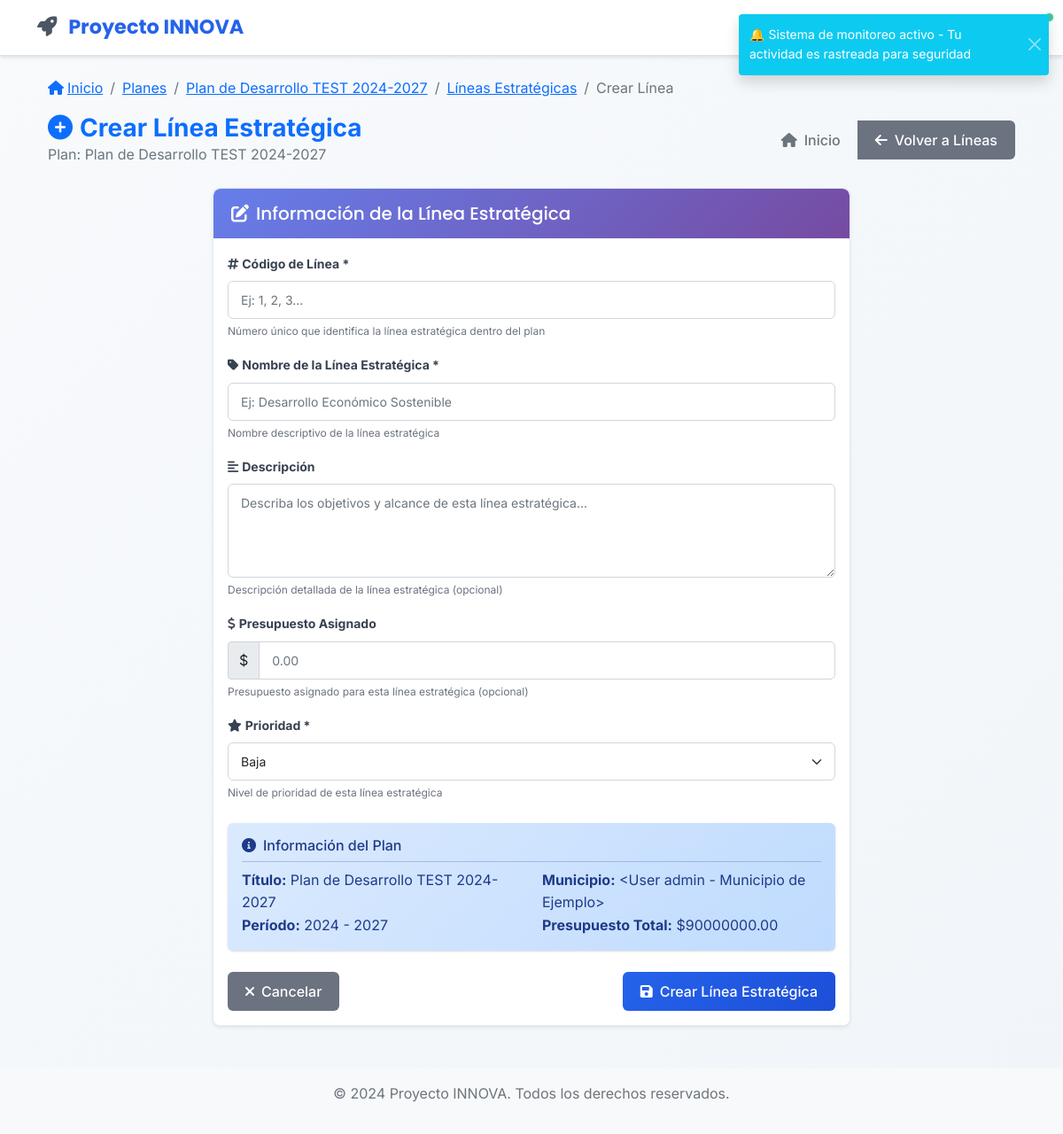
/planes/1/lineas/crear (signed in), run on an earlier commit of the app's database.
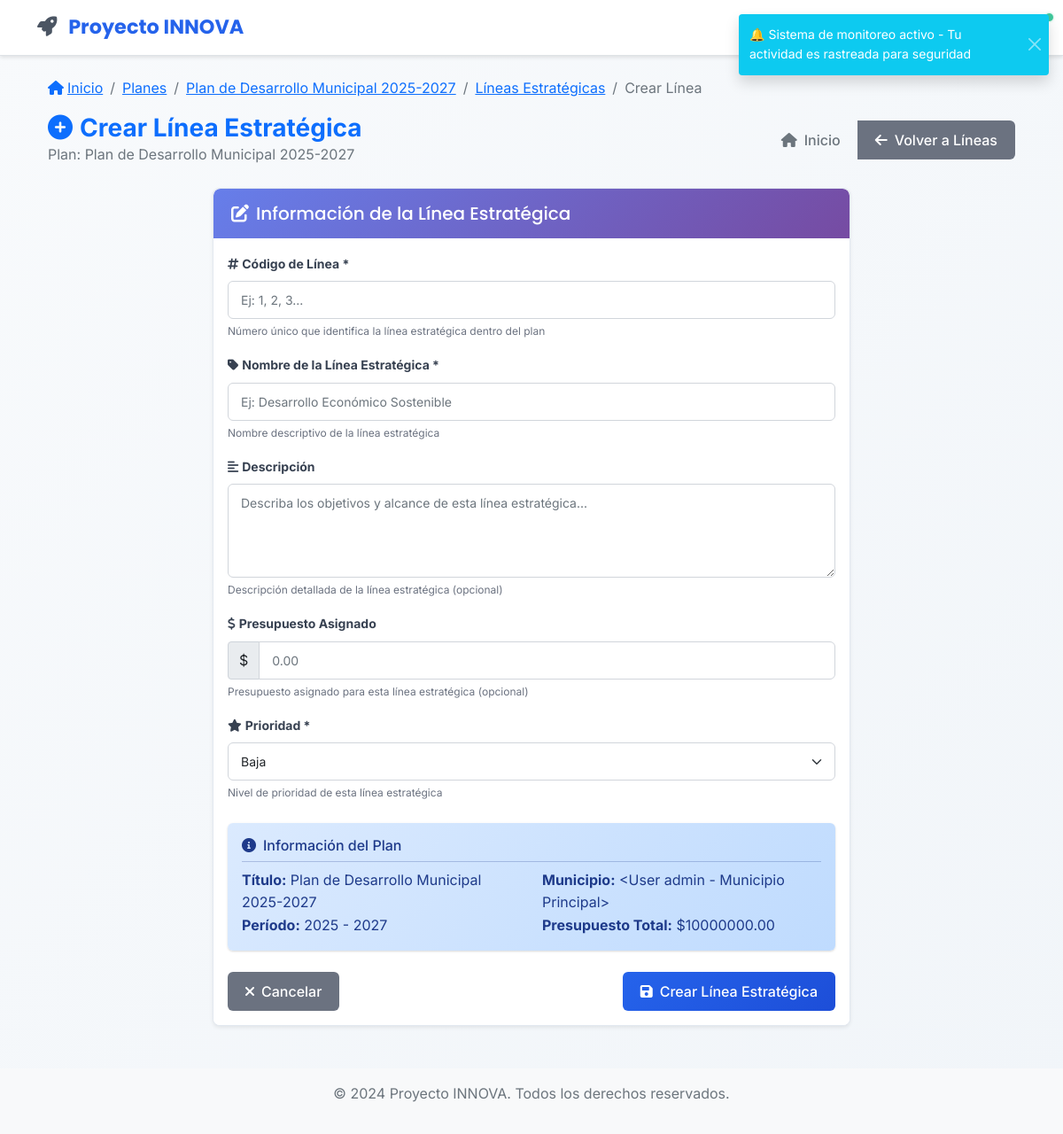
And on a later commit of the database.
### app/models/plan_desarrollo.py (models this page shows, shortened)
class PlanDesarrollo(db.Model):
    __tablename__ = 'planes_desarrollo'
    id = db.Column(db.Integer, primary_key=True)
    titulo = db.Column(db.String(200), nullable=False)
    descripcion = db.Column(db.Text)
    anio_inicio = db.Column(db.Integer, nullable=False)
    anio_fin = db.Column(db.Integer, nullable=False)
    estado = db.Column(db.String(20), default='borrador')  # borrador, activo, finalizado, cancelado
    municipio_id = db.Column(db.Integer, db.ForeignKey('users.id'), nullable=False)
    municipio = db.relationship('User', backref=db.backref('planes_desarrollo', lazy=True))
    created_at = db.Column(db.DateTime, default=datetime.utcnow)
    updated_at = db.Column(db.DateTime, default=datetime.utcnow, onupdate=datetime.utcnow)
    presupuesto_total = db.Column(db.Float, default=0.0)
    prioridad = db.Column(db.String(20), default='media')  # baja, media, alta, critica

### app/models/user.py (models this page shows, shortened)
class User(UserMixin, db.Model):
    __tablename__ = 'users'
    id = db.Column(db.Integer, primary_key=True)
    username = db.Column(db.String(64), unique=True, nullable=False, index=True)
    email = db.Column(db.String(120), unique=True, nullable=False, index=True)
    password_hash = db.Column(db.String(256), nullable=False)
    first_name = db.Column(db.String(64), nullable=False)
    last_name = db.Column(db.String(64), nullable=False)
    position = db.Column(db.String(100))  # Cargo en la alcaldía
    municipality = db.Column(db.String(100), nullable=False)  # Nombre de la alcaldía
    department = db.Column(db.String(100), nullable=False)  # Departamento/Estado
    municipality_code = db.Column(db.String(20))  # Código único de la alcaldía
    is_active = db.Column(db.Boolean, default=True)
    created_at = db.Column(db.DateTime, default=datetime.utcnow)
    updated_at = db.Column(db.DateTime, default=datetime.utcnow, onupdate=datetime.utcnow)
    last_login = db.Column(db.DateTime)
    legacy_role = db.Column(db.String(20), default='viewer')  # Mantener para compatibilidad
    active_roles = db.relationship('UserRole',
                                 foreign_keys='UserRole.user_id',
                                 lazy=True,
                                 primaryjoin="and_(User.id==UserRole.user_id, UserRole.is_active==True)")
    user_roles = db.relationship('UserRole',
                               foreign_keys='UserRole.user_id',
                               lazy=True,
                               overlaps="active_roles")
    @property
    def password(self):
        raise AttributeError('La contraseña no es un atributo legible')
    @property
    def role(self):
        return self.legacy_role
    def is_admin(self):
        if self.active_roles:
            admin_names = ['admin', 'administrador']
            return any(ur.role.name.lower() in admin_names for ur in self.active_roles)
        return self.legacy_role == 'admin'
    def __repr__(self):
        return f'<User {self.username} - {self.municipality}>'

### app/views/planes.py (the view, shortened to what this page needs)
@planes_bp.route('/<int:plan_id>/lineas/crear', methods=['GET', 'POST'])
@login_required
def crear_linea(plan_id):
    plan = get_plan_or_404(plan_id, current_user)
    form = LineaEstrategicaForm()
    return render_template('planes/crear_linea.html', title='Crear Línea Estratégica', form=form, plan=plan)

### app/views/planes.py (called while the page is built)
def get_plan_or_404(plan_id, current_user):
    puede_ver_global = current_user.is_admin() or current_user.is_editor()
    if puede_ver_global:
        plan = PlanDesarrollo.query.filter_by(id=plan_id).first_or_404()
    else:
        plan = PlanDesarrollo.query.filter_by(id=plan_id, municipio=current_user).first_or_404()
    return plan

### app/templates/planes/crear_linea.html (shortened to what the changed rows need)
{% extends "base.html" %}
{% block content %}
<div class="container-fluid mt-4">
    <div class="row mb-4">
        <div class="col-12">
            <nav aria-label="breadcrumb" class="mb-3">
                <ol class="breadcrumb">
                    <li class="breadcrumb-item">
                        <a href="{{ url_for('planes.ver', plan_id=plan.id) }}">{{ plan.titulo }}</a>
                    </li>
                </ol>
            </nav>
            <div class="d-flex justify-content-between align-items-center">
                <div>
                    <h1 class="h3 mb-0 text-primary fw-bold">
                        <i class="fas fa-plus-circle me-2"></i>Crear Línea Estratégica
                    </h1>
                    <p class="text-muted mb-0">Plan: {{ plan.titulo }}</p>
                </div>
            </div>
        </div>
    </div>
    <div class="row">
        <div class="col-lg-8 mx-auto">
            <div class="card shadow-sm">
                <div class="card-body">
                    <form method="POST">
                        <div class="alert alert-info border-0">
                            <div class="row">
                                <div class="col-md-6">
                                    <strong>Título:</strong> {{ plan.titulo }}
                                </div>
                                <div class="col-md-6">
                                    <strong>Municipio:</strong> {{ plan.municipio }}
                                </div>
                                <div class="col-md-6">
                                    <strong>Período:</strong> {{ plan.anio_inicio }} - {{ plan.anio_fin }}
                                </div>
                                <div class="col-md-6">
                                    <strong>Presupuesto Total:</strong> ${{ "%.2f"|format(plan.presupuesto_total) }}
                                </div>
                            </div>
                        </div>
                    </form>
                </div>
            </div>
        </div>
    </div>
</div>
{% endblock %}

What changed in the data, as far as the page shows it:
changed PlanDesarrollo: titulo "Plan de Desarrollo TEST 2024-2027" → "Plan de Desarrollo Municipal 2025-2027"; anio_inicio "2024" → "2025"; presupuesto_total "90000000.00" → "10000000.00"
changed User: municipio "<User admin - Municipio de Ejemplo>" → "<User admin - Municipio Principal>"
